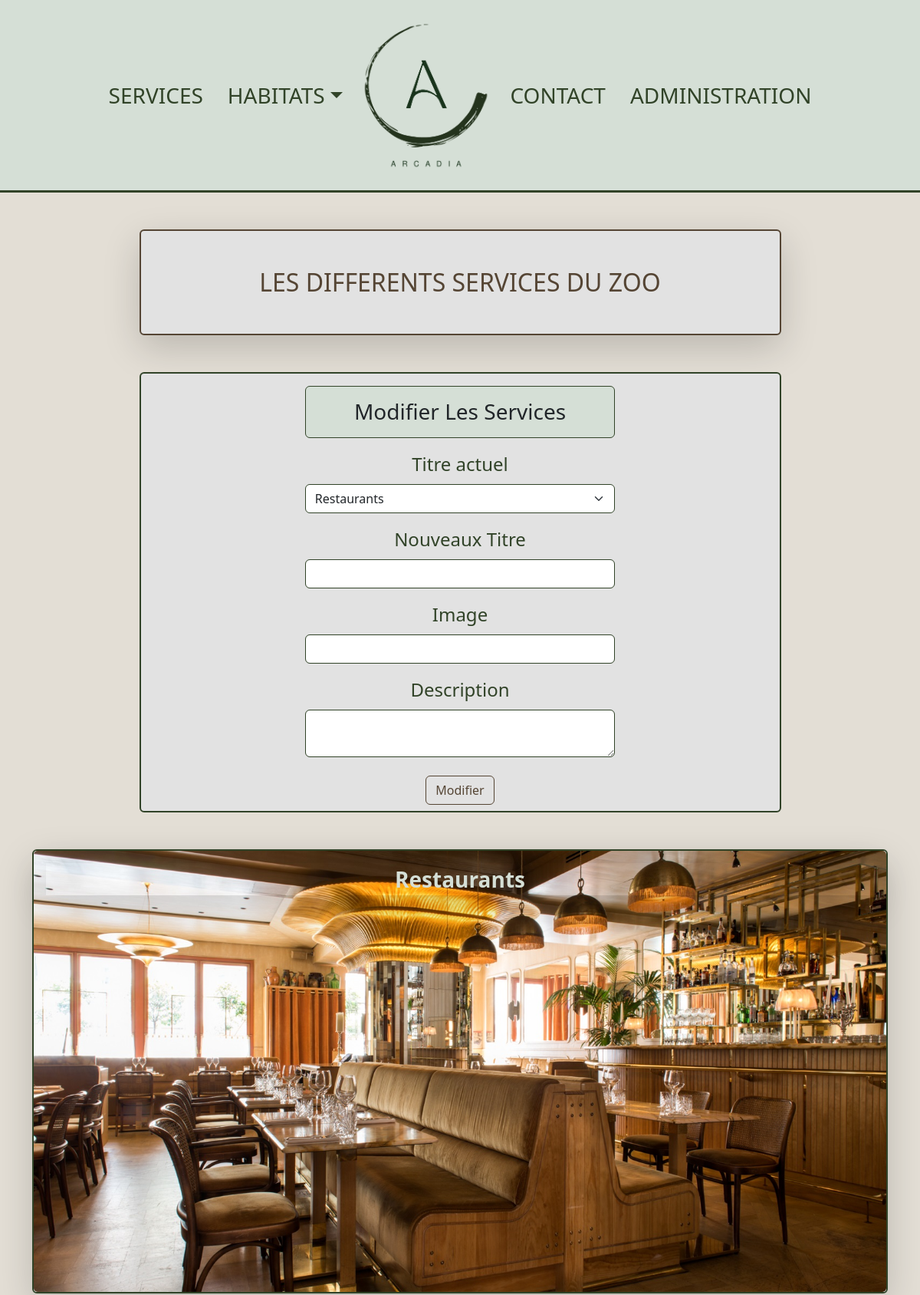
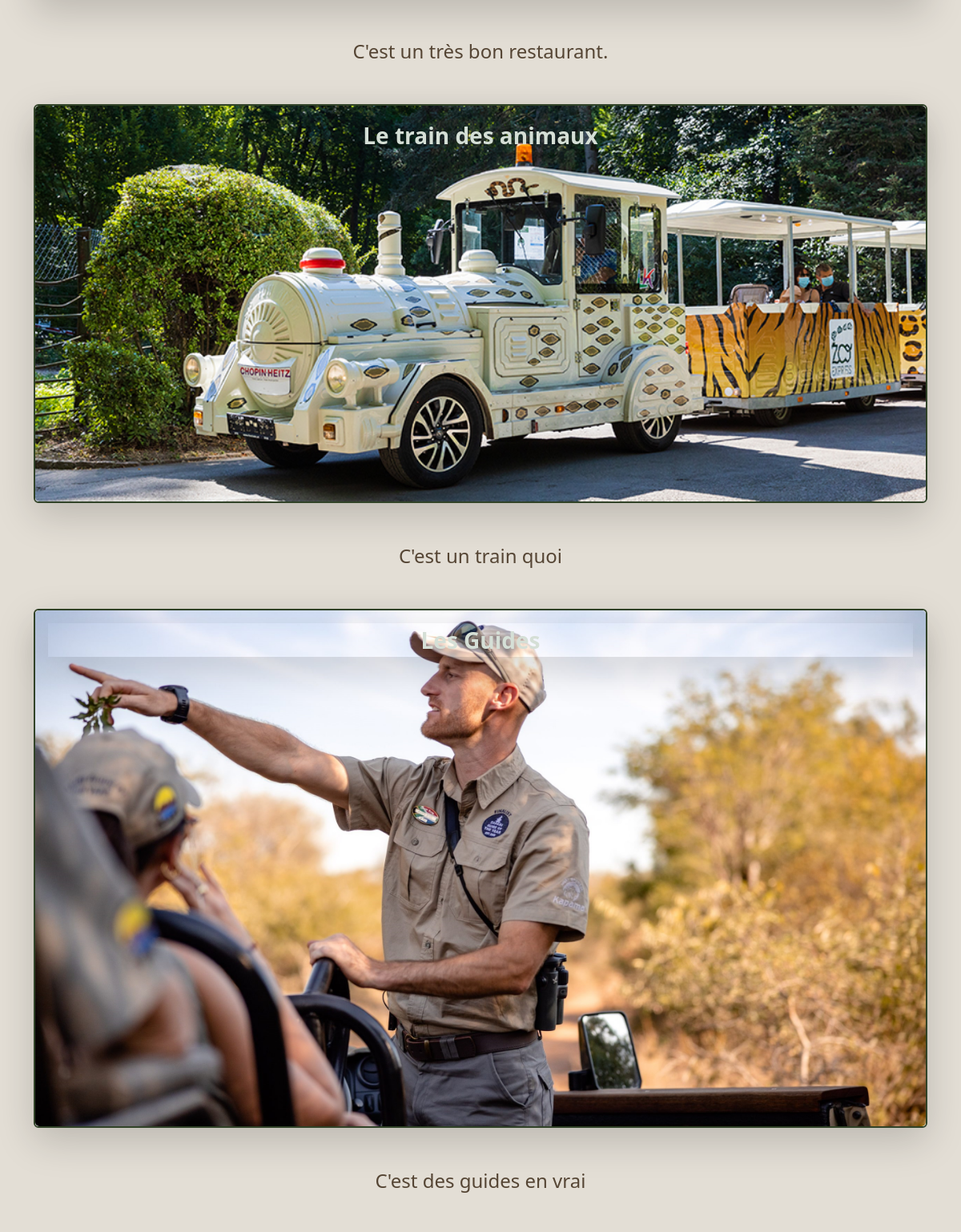
Page /Services.php (signed in, upper part) on the committed database (2 pictures, top to bottom).
### tables this page shows
CREATE TABLE `services` (
  `id` int(11) NOT NULL,
  `titre` varchar(50) NOT NULL,
  `images` varchar(255) NOT NULL,
  `descriptions` text NOT NULL
);

### src/connect.php (called while the page is built, shortened)
<?php
try {
    $db = new PDO('mysql:host=localhost;dbname=arcadia;charset=utf8;port=3307', 'root', '');
} catch (PDOException $e) {
    print "Erreur !: " . $e->getMessage() . "<br/>";
    die();
}
if (isset($_SESSION['role_id'])) {
    $req = $db->prepare('SELECT * FROM roles WHERE role_id = ?');
    $req->execute(array($_SESSION['role_id']));
    $current_user_role = $req->fetch();
}
?>

### Services.php (the view, shortened to what this page needs)
<?php
require_once ('src/connect.php');
$req = $db->query("SELECT * FROM services");
$services = $req->fetchAll();
?>
<!DOCTYPE html>
<html lang="fr">
<head>
    <link rel="stylesheet" href="design/style.css">
    <link rel="stylesheet" href="design/custom.css">
</head>
<body class="bg-arcadiaLight">
    <?php
    include ('src/arcHeader.php');
    ?>
    <div class="container">
        <h2
            class="text-arcadiaTertiary bg-grey m-5 text-center p-5 border-2 border border-arcadiaTertiary rounded mx-auto w-75 shadow-lg text-arcadiaSecondary">
            LES DIFFERENTS SERVICES DU ZOO
        </h2>
        <?php
        if (isset($_SESSION['connect']) && $current_user_role['role_name'] == 'admin') { ?>
            <div class="container w-75 mx-auto my-5 rounded border border-2 bg-grey border-arcadiaSecondary text-center">
                <h3 class="bg-arcadia mx-auto my-3 border border-1 border-arcadiaSecondary w-50 rounded p-3">Modifier Les
                    Services
                </h3>
                <form action="services.php" method="post">
                    <div class="mb-3 text-center">
                        <label for="nourriture" class="form-label text-arcadiaSecondary fs-4">Titre actuel</label>
                        <select class="form-select border-1 border-arcadiaSecondary mx-auto w-50"
                            aria-label="Default select example" name="id">
                            <?php
                            foreach ($services as $service) {
                                echo '<option value=" ' . $service['id'] . '">' . $service['titre'] . '</option>';
                            } ?>
                        </select>
                    </div>
                    <div class="mb-3 text-center">
                        <label for="gramme" class="form-label text-arcadiaSecondary fs-4">Nouveaux Titre</label>
                        <input type="link" class="form-control border-1 border-arcadiaSecondary mx-auto w-50" name="titre">
                    </div>
                    <div class="mb-3 text-center">
                        <label for="gramme" class="form-label text-arcadiaSecondary fs-4">Image</label>
                        <input type="link" class="form-control border-1 border-arcadiaSecondary mx-auto w-50" name="images">
                    </div>
                    <div class="mb-3 text-center">
                        <label for="images" class="form-label text-arcadiaSecondary fs-4">Description</label>
                        <textarea type="text" class="form-control border-1 border-arcadiaSecondary mx-auto w-50"
                            name="descriptions"></textarea>
                    </div>
                    <button type="submit" class="mx-auto btn m-2 btn-outline-arcadiaTertiary">Modifier</button>
                </form>
            </div>
            <?php
        } ?>
        <div class="mx-auto">
            <?php foreach ($services as $service) {
                echo '<div class="card my-5 border border-2 border-arcadiaSecondary shadow-lg">
                        <img src="' . htmlspecialchars($service['images']) . '" class="card-img" alt="Restaurant">
                        <div class="card-img-overlay">
                            <b><a href="#id' . $service['id'] . '" class="nav-link my-auto shadow-lg text-center fs-3 text-arcadia">' . htmlspecialchars($service['titre']) . '</b></a>
                        </div>
                      </div>
                      <div class="text-center">
                        <p id="id' . $service['id'] . '" class=" my-auto text-center fs-4 text-arcadiaTertiary">' . htmlspecialchars($service['descriptions']) . '</p>
                      </div>';
            } ?>
        </div>
    </div>
</body>
</html>

### rows in the picture
services: images (picture), titre "Restaurants", descriptions "C'est un très bon restaurant."
services: images (picture), titre "Le train des animaux", descriptions "C'est un train quoi"
services: images (picture), titre "Les Guides", descriptions "C'est des guides en vrai"

### other values in the picture
form field id "Restaurants"
